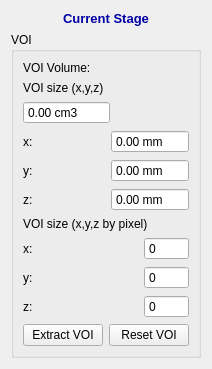
<?xml version="1.0" encoding="UTF-8"?>
<ui version="4.0">
 <class>QInteractorStyleVOI</class>
 <widget class="QWidget" name="QInteractorStyleVOI">
  <property name="geometry">
   <rect>
    <x>0</x>
    <y>0</y>
    <width>196</width>
    <height>354</height>
   </rect>
  </property>
  <property name="windowTitle">
   <string>VOI</string>
  </property>
  <layout class="QVBoxLayout" name="verticalLayout_3">
   <item>
    <widget class="QLabel" name="label_37">
     <property name="font">
      <font>
       <pointsize>10</pointsize>
       <weight>75</weight>
       <bold>true</bold>
      </font>
     </property>
     <property name="text">
      <string>&lt;html&gt;&lt;head/&gt;&lt;body&gt;&lt;p&gt;&lt;span style=&quot; color:#0000a5;&quot;&gt;Current Stage&lt;/span&gt;&lt;/p&gt;&lt;/body&gt;&lt;/html&gt;</string>
     </property>
     <property name="alignment">
      <set>Qt::AlignCenter</set>
     </property>
    </widget>
   </item>
   <item>
    <widget class="QGroupBox" name="groupBox">
     <property name="title">
      <string>VOI</string>
     </property>
     <layout class="QVBoxLayout" name="verticalLayout_2">
      <item>
       <widget class="QLabel" name="label_9">
        <property name="text">
         <string>VOI Volume:</string>
        </property>
       </widget>
      </item>
      <item>
       <widget class="QLabel" name="label_19">
        <property name="text">
         <string>VOI size (x,y,z)</string>
        </property>
       </widget>
      </item>
      <item>
       <layout class="QHBoxLayout" name="horizontalLayout_3">
        <item>
         <widget class="QDoubleSpinBox" name="volumeDoubleSpinBox">
          <property name="enabled">
           <bool>true</bool>
          </property>
          <property name="readOnly">
           <bool>true</bool>
          </property>
          <property name="buttonSymbols">
           <enum>QAbstractSpinBox::NoButtons</enum>
          </property>
          <property name="suffix">
           <string> cm3</string>
          </property>
          <property name="maximum">
           <double>65535.000000000000000</double>
          </property>
         </widget>
        </item>
        <item>
         <spacer name="horizontalSpacer">
          <property name="orientation">
           <enum>Qt::Horizontal</enum>
          </property>
          <property name="sizeHint" stdset="0">
           <size>
            <width>40</width>
            <height>20</height>
           </size>
          </property>
         </spacer>
        </item>
       </layout>
      </item>
      <item>
       <layout class="QVBoxLayout" name="verticalLayout">
        <item>
         <layout class="QHBoxLayout" name="horizontalLayout_2">
          <item>
           <widget class="QLabel" name="label">
            <property name="text">
             <string>x:</string>
            </property>
           </widget>
          </item>
          <item>
           <spacer name="horizontalSpacer_2">
            <property name="orientation">
             <enum>Qt::Horizontal</enum>
            </property>
            <property name="sizeHint" stdset="0">
             <size>
              <width>40</width>
              <height>20</height>
             </size>
            </property>
           </spacer>
          </item>
          <item>
           <widget class="QDoubleSpinBox" name="sizeDoubleSpinBoxX_mm">
            <property name="readOnly">
             <bool>true</bool>
            </property>
            <property name="buttonSymbols">
             <enum>QAbstractSpinBox::NoButtons</enum>
            </property>
            <property name="suffix">
             <string> mm</string>
            </property>
            <property name="maximum">
             <double>9999.000000000000000</double>
            </property>
           </widget>
          </item>
         </layout>
        </item>
        <item>
         <layout class="QHBoxLayout" name="horizontalLayout_4">
          <item>
           <widget class="QLabel" name="label_2">
            <property name="text">
             <string>y:</string>
            </property>
           </widget>
          </item>
          <item>
           <spacer name="horizontalSpacer_3">
            <property name="orientation">
             <enum>Qt::Horizontal</enum>
            </property>
            <property name="sizeHint" stdset="0">
             <size>
              <width>40</width>
              <height>20</height>
             </size>
            </property>
           </spacer>
          </item>
          <item>
           <widget class="QDoubleSpinBox" name="sizeDoubleSpinBoxY_mm">
            <property name="readOnly">
             <bool>true</bool>
            </property>
            <property name="buttonSymbols">
             <enum>QAbstractSpinBox::NoButtons</enum>
            </property>
            <property name="suffix">
             <string> mm</string>
            </property>
            <property name="maximum">
             <double>9999.000000000000000</double>
            </property>
           </widget>
          </item>
         </layout>
        </item>
        <item>
         <layout class="QHBoxLayout" name="horizontalLayout_5">
          <item>
           <widget class="QLabel" name="label_3">
            <property name="text">
             <string>z:</string>
            </property>
           </widget>
          </item>
          <item>
           <spacer name="horizontalSpacer_4">
            <property name="orientation">
             <enum>Qt::Horizontal</enum>
            </property>
            <property name="sizeHint" stdset="0">
             <size>
              <width>40</width>
              <height>20</height>
             </size>
            </property>
           </spacer>
          </item>
          <item>
           <widget class="QDoubleSpinBox" name="sizeDoubleSpinBoxZ_mm">
            <property name="readOnly">
             <bool>true</bool>
            </property>
            <property name="buttonSymbols">
             <enum>QAbstractSpinBox::NoButtons</enum>
            </property>
            <property name="suffix">
             <string> mm</string>
            </property>
            <property name="maximum">
             <double>9999.000000000000000</double>
            </property>
           </widget>
          </item>
         </layout>
        </item>
       </layout>
      </item>
      <item>
       <widget class="QLabel" name="label_10">
        <property name="text">
         <string>VOI size (x,y,z by pixel)</string>
        </property>
       </widget>
      </item>
      <item>
       <layout class="QHBoxLayout" name="horizontalLayout_6">
        <item>
         <widget class="QLabel" name="label_4">
          <property name="text">
           <string>x:</string>
          </property>
         </widget>
        </item>
        <item>
         <spacer name="horizontalSpacer_5">
          <property name="orientation">
           <enum>Qt::Horizontal</enum>
          </property>
          <property name="sizeHint" stdset="0">
           <size>
            <width>40</width>
            <height>20</height>
           </size>
          </property>
         </spacer>
        </item>
        <item>
         <widget class="QSpinBox" name="sizeSpinBoxX">
          <property name="buttonSymbols">
           <enum>QAbstractSpinBox::NoButtons</enum>
          </property>
          <property name="maximum">
           <number>99999</number>
          </property>
         </widget>
        </item>
       </layout>
      </item>
      <item>
       <layout class="QHBoxLayout" name="horizontalLayout_7">
        <item>
         <widget class="QLabel" name="label_5">
          <property name="text">
           <string>y:</string>
          </property>
         </widget>
        </item>
        <item>
         <spacer name="horizontalSpacer_6">
          <property name="orientation">
           <enum>Qt::Horizontal</enum>
          </property>
          <property name="sizeHint" stdset="0">
           <size>
            <width>40</width>
            <height>20</height>
           </size>
          </property>
         </spacer>
        </item>
        <item>
         <widget class="QSpinBox" name="sizeSpinBoxY">
          <property name="buttonSymbols">
           <enum>QAbstractSpinBox::NoButtons</enum>
          </property>
          <property name="maximum">
           <number>99999</number>
          </property>
         </widget>
        </item>
       </layout>
      </item>
      <item>
       <layout class="QHBoxLayout" name="horizontalLayout_8">
        <item>
         <widget class="QLabel" name="label_6">
          <property name="text">
           <string>z:</string>
          </property>
         </widget>
        </item>
        <item>
         <spacer name="horizontalSpacer_7">
          <property name="orientation">
           <enum>Qt::Horizontal</enum>
          </property>
          <property name="sizeHint" stdset="0">
           <size>
            <width>40</width>
            <height>20</height>
           </size>
          </property>
         </spacer>
        </item>
        <item>
         <widget class="QSpinBox" name="sizeSpinBoxZ">
          <property name="buttonSymbols">
           <enum>QAbstractSpinBox::NoButtons</enum>
          </property>
          <property name="maximum">
           <number>99999</number>
          </property>
         </widget>
        </item>
       </layout>
      </item>
      <item>
       <layout class="QHBoxLayout" name="horizontalLayout">
        <item>
         <widget class="QPushButton" name="pushButtonExtractVOI">
          <property name="text">
           <string>Extract VOI</string>
          </property>
         </widget>
        </item>
        <item>
         <widget class="QPushButton" name="pushButtonResetVOI">
          <property name="text">
           <string>Reset VOI</string>
          </property>
         </widget>
        </item>
       </layout>
      </item>
      <item>
       <spacer name="verticalSpacer_8">
        <property name="orientation">
         <enum>Qt::Vertical</enum>
        </property>
        <property name="sizeHint" stdset="0">
         <size>
          <width>20</width>
          <height>40</height>
         </size>
        </property>
       </spacer>
      </item>
     </layout>
     <zorder>label_9</zorder>
     <zorder>label_10</zorder>
     <zorder></zorder>
     <zorder>verticalSpacer_8</zorder>
     <zorder>label_19</zorder>
     <zorder></zorder>
     <zorder>label_6</zorder>
     <zorder>label_5</zorder>
     <zorder>label</zorder>
     <zorder>label_2</zorder>
     <zorder>label_3</zorder>
     <zorder>label_4</zorder>
     <zorder>label_5</zorder>
     <zorder>label_6</zorder>
    </widget>
   </item>
  </layout>
 </widget>
 <resources/>
 <connections/>
</ui>
